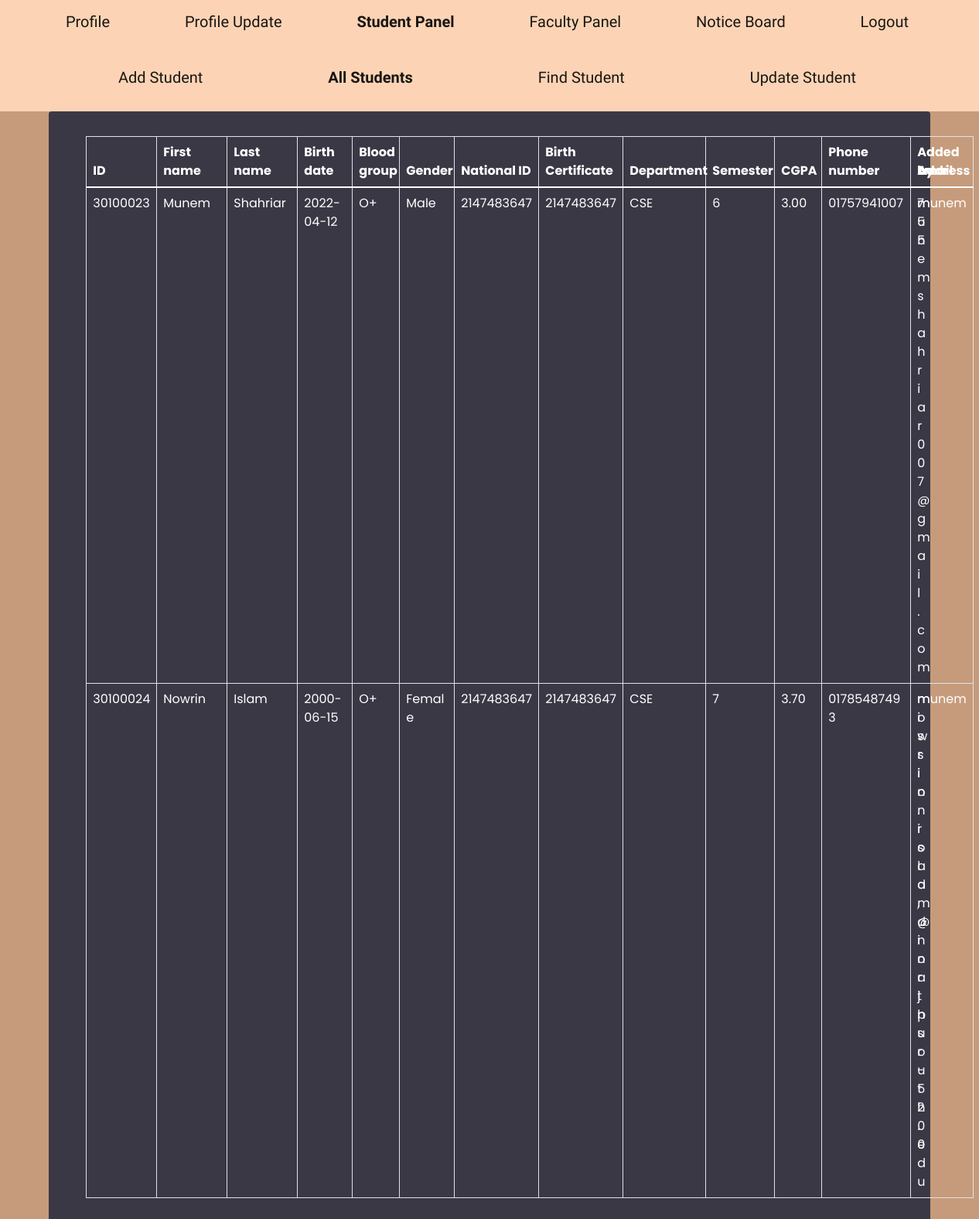
The page /admin_showing_student.php on the database its author committed.
### tables this page shows
CREATE TABLE `student_user` (
  `id` int(11) NOT NULL,
  `fname` varchar(40) NOT NULL,
  `lname` varchar(40) DEFAULT NULL,
  `birth_date` date DEFAULT NULL,
  `studentphone` varchar(20) DEFAULT NULL,
  `studentemail` varchar(100) DEFAULT NULL,
  `dept` char(3) DEFAULT NULL,
  `semester` char(1) DEFAULT NULL,
  `cgpa` decimal(3,2) DEFAULT NULL,
  `blood_group` char(3) DEFAULT NULL,
  `addr` varchar(255) DEFAULT NULL,
  `studentgender` varchar(6) NOT NULL,
  `studentnid` int(20) NOT NULL,
  `studentbirth_cert` int(20) NOT NULL,
  `studentuser` varchar(100) DEFAULT NULL,
  `studentpass` varchar(100) DEFAULT NULL,
  `added_by` varchar(40) NOT NULL
);

### admin_showing_student.php (the view, shortened to what this page needs)
<?php
    require_once('configure.php');
?>
<!DOCTYPE html>
<html lang="en">
<head>
    <link href="https://cdn.jsdelivr.net/npm/bootstrap@5.1.3/dist/css/bootstrap.min.css" rel="stylesheet"
>
    <link rel="stylesheet" href="update.css">
    <link rel="stylesheet" href="admin.css">
    <link rel="stylesheet" href="navfont.css">
</head>
<body>
    <header>
        <nav class="navbar navbar-light">
            <div class="container">
                <a class="navbar-brand" href="admin_profile.php">
                    <p>&nbsp; Profile</p>
                </a>
                <a class="navbar-brand" href="admin_profile_update.php">
                    <p>&nbsp; Profile Update</p>
                </a>
                <a class="navbar-brand fw-bolder" href="admin_student.php">
                    <p>&nbsp; Student Panel</p>
                </a>
                <a class="navbar-brand" href="admin_teacher.php">
                    <p>&nbsp; Faculty Panel</p>
                </a>
                <a class="navbar-brand" href="admin_adding_notice.php">
                    <p>&nbsp; Notice Board</p>
                </a>
                <a class="navbar-brand" href="admin_logout.php">
                    <p>&nbsp; Logout</p>
                </a>
            </div>
        </nav>
        <nav class="navbar navbar-light">
            <div class="container justify-content-around">
                <a class="navbar-brand" href="admin_adding_student.php">
                    <p>&nbsp; Add Student</p>
                </a>
                <a class="navbar-brand fw-bolder" href="admin_showing_student.php">
                    <p>&nbsp; All Students</p>
                </a>
                <a class="navbar-brand" href="admin_search_student.php">
                    <p>&nbsp; Find Student</p>
                </a>
                <a class="navbar-brand" href="admin_update_student.php">
                    <p>&nbsp; Update Student</p>
                </a>
            </div>
        </nav>
    </header>
    <main class="mx-auto border border-0 rounded rounded-2 text-white px-5 pb-3 pt-3" style="width: 90%;">
    <table class="table text-white table-bordered mt-3 customtable">
            <thead>
                <th style="width: 91px;">ID </th>
                <th style="width: 91px;">First name </th>
                <th style="width: 91px;">Last name </th>
                <th style="width: 71px;">Birth date </th>
                <th style="width: 61px;">Blood group </th>
                <th style="width: 71px;">Gender </th>
                <th style="width: 109px;">National ID </th>
                <th style="width: 109px;">Birth Certificate </th>
                <th style="width: 107px;">Department </th>
                <th style="width: 89px;">Semester </th>
                <th style="width: 61px;">CGPA </th>
                <th style="width: 115px;">Phone number </th>
                <th>Email </th>
                <th>Address </th>
                <th style="width: 81px;">Added by </th>
            </thead>
            <tbody>
                <?php
                $select = mysqli_query($con, "SELECT * FROM student_user");
            while($row = mysqli_fetch_array($select))
            {
                echo "<tr>
                    <td>" . $row['id'] . "</td>
                    <td>" . ucwords($row['fname']) . "</td>
                    <td>" . ucwords($row['lname']) . "</td>
                    <td>" . $row['birth_date'] . "</td>
                    <td>" . $row['blood_group'] . "</td>
                    <td>" . $row['studentgender'] . "</td>
                    <td>" . $row['studentnid'] . "</td>
                    <td>" . $row['studentbirth_cert'] . "</td>
                    <td>" . $row['dept'] . "</td>
                    <td>" . $row['semester'] . "</td>
                    <td>" . $row['cgpa'] . "</td>
                    <td>" . $row['studentphone'] . "</td>
                    <td>" . $row['studentemail'] . "</td>
                    <td>" . $row['addr'] . "</td>
                    <td>" . $row['added_by'] . "</td>
                </tr>";
            }
        ?>
            </tbody>
        </table>
    </main>
</body>
</html>

### update.css (style rules this page uses)
main { font-weight: 700; font-family: 'Poppins', sans-serif; }

### admin.css (style rules this page uses)
body { background-color: #C69B7B; }
nav { background-color: #fcd4b5; }
main { background-color: #3A3845; }

### admin_showing_student.php (style rules this page uses)
tbody { font-weight: 400; }
.customtable { table-layout: fixed; }
td { word-wrap: break-word; }

### rows shown on the page
student_user: id "30100023", fname "Munem", lname "Shahriar", birth_date "2022-04-12", blood_group "O+", studentgender "Male", studentnid "2147483647", studentbirth_cert "2147483647", dept "CSE", semester "6", cgpa "3.00", studentphone "01757941007", studentemail "munemshahriar007@gmail.com", addr "755", added_by "munem"
student_user: id "30100024", fname "Nowrin", lname "Islam", birth_date "2000-06-15", blood_group "O+", studentgender "Female", studentnid "2147483647", studentbirth_cert "2147483647", dept "CSE", semester "7", cgpa "3.70", studentphone "01785487493", studentemail "nowrin.islam@northsouth.edu", addr "mission road, dinajpur-5200", added_by "munem"
